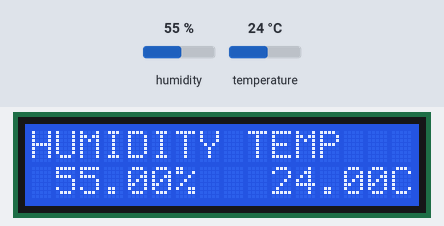
The sketch below on a simulated Arduino Uno, built with avr-gcc and run on an emulated ATmega328P. Parts: 16×2 character LCD. Inputs (shaded band) come from the test bench; at power-on: humidity 55 %, temperature 24 °C.

Above: at 2.7 s.
2.8 s: humidity set to 22 %
At 4.4 s:
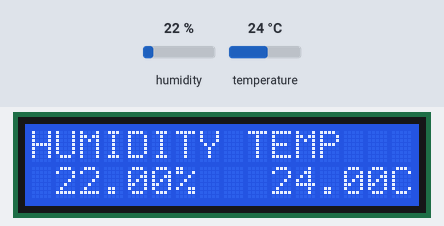
5.8 s: temperature set to 12 °C
At 6.6 s:
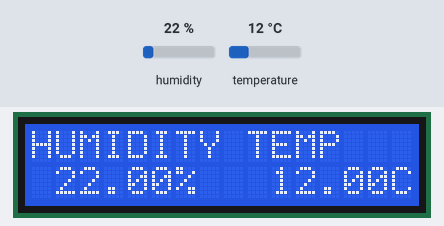
8.8 s: humidity set to 40 %
At 10.8 s:
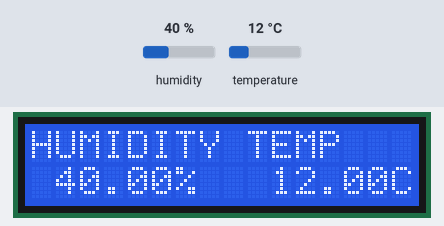
11.8 s: temperature set to 19 °C
At 13.0 s:
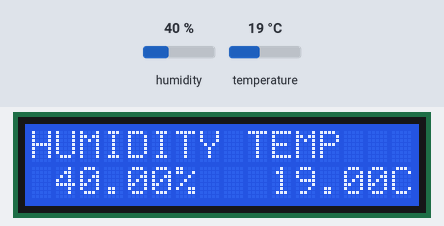
Timing chart, 0 to 14.8 s (numbered marks = the images above; inputs shaded):
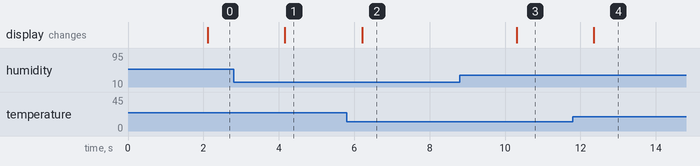

Measured:
- after the input at 2.8 s, the display: changes after 1.4 s (image 1)
- after the input at 5.8 s, the display: changes after 0.41 s (image 2)
- after the input at 8.8 s, the display: changes after 1.5 s (image 3)
- after the input at 11.8 s, the display: changes after 0.56 s (image 4)

The sketch:

Temp_and_Humidity_Diaplay.ino
```cpp
#include <DHT.h>
#include <Wire.h>
#include <LiquidCrystal_I2C.h>

LiquidCrystal_I2C lcd(0x27, 16, 2);

DHT dht(23, DHT11);

void setup() {
  Serial.begin(9600);
  dht.begin();
  lcd.init();
  lcd.backlight();
}

void loop() {
  delay(2000);
  float h = dht.readHumidity();
  float t = dht.readTemperature();
  lcd.setCursor(0, 0);
  lcd.print("HUMIDITY TEMP");
  lcd.setCursor(1, 1);
  lcd.print(String(h) + "%");
  lcd.setCursor(10, 1);
  lcd.print(String(t) + "C");
}
```
